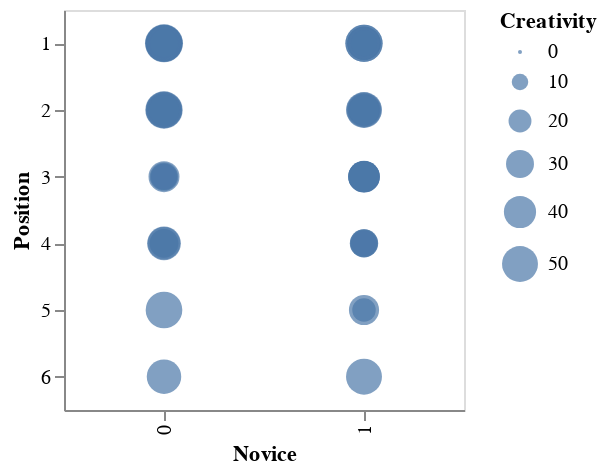

Source (notebook cell):
### Code cell
# 2D Size Map
alt.Chart(data).mark_circle().encode(
    x='Novice:N',
    y='Position:N',
    size='Creativity:Q'
).properties(
    height = 200,
    width = 200
)

### Figure 1 — Vega-Lite specification as saved in the notebook (floating-point values rounded to 4 significant figures)
{"config": {"view": {"continuousWidth": 400, "continuousHeight": 300}}, "data": {"name": "data-4ffd5b5505ca846f21f4f9c23f4f1061"}, "mark": "circle", "encoding": {"size": {"field": "Creativity", "type": "quantitative"}, "x": {"field": "Novice", "type": "nominal"}, "y": {"field": "Position", "type": "nominal"}}, "height": 200, "width": 200, "$schema": "https://vega.github.io/schema/vega-lite/v4.17.0.json", "datasets": {"data-4ffd5b5505ca846f21f4f9c23f4f1061": [{"Unnamed: 0": 1, "Creativity": 53, "Position": 1, "Novice": 0}, {"Unnamed: 0": 2, "Creativity": 36, "Position": 3, "Novice": 1}, {"Unnamed: 0": 3, "Creativity": 31, "Position": 4, "Novice": 0}, {"Unnamed: 0": 4, "Creativity": 43, "Position": 2, "Novice": 0}, {"Unnamed: 0": 5, "Creativity": 30, "Position": 4, "Novice": 1}, {"Unnamed: 0": 6, "Creativity": 41, "Position": 1, "Novice": 0}, {"Unnamed: 0": 7, "Creativity": 32, "Position": 4, "Novice": 0}, {"Unnamed: 0": 8, "Creativity": 54, "Position": 1, "Novice": 1}, {"Unnamed: 0": 9, "Creativity": 47, "Position": 2, "Novice": 1}, {"Unnamed: 0": 10, "Creativity": 50, "Position": 2, "Novice": 0}, {"Unnamed: 0": 11, "Creativity": 56, "Position": 1, "Novice": 0}, {"Unnamed: 0": 12, "Creativity": 50, "Position": 1, "Novice": 0}, {"Unnamed: 0": 13, "Creativity": 34, "Position": 1, "Novice": 1}, {"Unnamed: 0": 14, "Creativity": 41, "Position": 4, "Novice": 0}, {"Unnamed: 0": 15, "Creativity": 52, "Position": 5, "Novice": 0}, {"Unnamed: 0": 16, "Creativity": 38, "Position": 1, "Novice": 0}, {"Unnamed: 0": 17, "Creativity": 35, "Position": 2, "Novice": 1}, {"Unnamed: 0": 18, "Creativity": 35, "Position": 3, "Novice": 1}, {"Unnamed: 0": 19, "Creativity": 48, "Position": 1, "Novice": 0}, {"Unnamed: 0": 20, "Creativity": 38, "Position": 1, "Novice": 1}, {"Unnamed: 0": 21, "Creativity": 43, "Position": 2, "Novice": 1}, {"Unnamed: 0": 22, "Creativity": 38, "Position": 3, "Novice": 1}, {"Unnamed: 0": 23, "Creativity": 39, "Position": 1, "Novice": 1}, {"Unnamed: 0": 24, "Creativity": 51, "Position": 1, "Novice": 0}, {"Unnamed: 0": 25, "Creativity": 26, "Position": 3, "Novice": 0}, {"Unnamed: 0": 26, "Creativity": 31, "Position": 4, "Novice": 1}, {"Unnamed: 0": 27, "Creativity": 45, "Position": 1, "Novice": 0}, {"Unnamed: 0": 28, "Creativity": 31, "Position": 3, "Novice": 0}, {"Unnamed: 0": 29, "Creativity": 34, "Position": 2, "Novice": 1}, {"Unnamed: 0": 30, "Creativity": 35, "Position": 5, "Novice": 1}, {"Unnamed: 0": 31, "Creativity": 39, "Position": 2, "Novice": 1}, {"Unnamed: 0": 32, "Creativity": 50, "Position": 2, "Novice": 1}, {"Unnamed: 0": 33, "Creativity": 53, "Position": 1, "Novice": 1}, {"Unnamed: 0": 34, "Creativity": 38, "Position": 2, "Novice": 0}, {"Unnamed: 0": 35, "Creativity": 37, "Position": 3, "Novice": 0}, {"Unnamed: 0": 36, "Creativity": 34, "Position": 2, "Novice": 1}, {"Unnamed: 0": 37, "Creativity": 30, "Position": 1, "Novice": 0}, {"Unnamed: 0": 38, "Creativity": 46, "Position": 6, "Novice": 0}, {"Unnamed: 0": 39, "Creativity": 36, "Position": 2, "Novice": 1}, {"Unnamed: 0": 40, "Creativity": 26, "Position": 1, "Novice": 1}, {"Unnamed: 0": 41, "Creativity": 41, "Position": 1, "Novice": 1}, {"Unnamed: 0": 42, "Creativity": 50, "Position": 6, "Novice": 1}, {"Unnamed: 0": 43, "Creativity": 43, "Position": 1, "Novice": 0}, {"Unnamed: 0": 44, "Creativity": 54, "Position": 2, "Novice": 0}, {"Unnamed: 0": 45, "Creativity": 39, "Position": 1, "Novice": 1}, {"Unnamed: 0": 46, "Creativity": 51, "Position": 2, "Novice": 0}, {"Unnamed: 0": 47, "Creativity": 47, "Position": 1, "Novice": 0}, {"Unnamed: 0": 48, "Creativity": 38, "Position": 3, "Novice": 1}, {"Unnamed: 0": 49, "Creativity": 32, "Position": 1, "Novice": 0}, {"Unnamed: 0": 50, "Creativity": 28, "Position": 4, "Novice": 1}, {"Unnamed: 0": 51, "Creativity": 39, "Position": 1, "Novice": 0}, {"Unnamed: 0": 52, "Creativity": 42, "Position": 1, "Novice": 1}, {"Unnamed: 0": 53, "Creativity": 44, "Position": 2, "Novice": 0}, {"Unnamed: 0": 54, "Creativity": 21, "Position": 5, "Novice": 1}, {"Unnamed: 0": 55, "Creativity": 43, "Position": 1, "Novice": 1}, {"Unnamed: 0": 56, "Creativity": 39, "Position": 3, "Novice": 1}, {"Unnamed: 0": 57, "Creativity": 42, "Position": 1, "Novice": 1}, {"Unnamed: 0": 58, "Creativity": 35, "Position": 2, "Novice": 0}, {"Unnamed: 0": 59, "Creativity": 52, "Position": 1, "Novice": 0}, {"Unnamed: 0": 60, "Creativity": 39, "Position": 1, "Novice": 0}, {"Unnamed: 0": 61, "Creativity": 45, "Position": 1, "Novice": 0}, {"Unnamed: 0": 62, "Creativity": 25, "Position": 4, "Novice": 1}, {"Unnamed: 0": 63, "Creativity": 41, "Position": 1, "Novice": 1}, {"Unnamed: 0": 64, "Creativity": 35, "Position": 3, "Novice": 1}, {"Unnamed: 0": 65, "Creativity": 27, "Position": 3, "Novice": 0}, {"Unnamed: 0": 66, "Creativity": 44, "Position": 4, "Novice": 0}, {"Unnamed: 0": 67, "Creativity": 37, "Position": 3, "Novice": 1}, {"Unnamed: 0": 68, "Creativity": 40, "Position": 1, "Novice": 1}]}}
